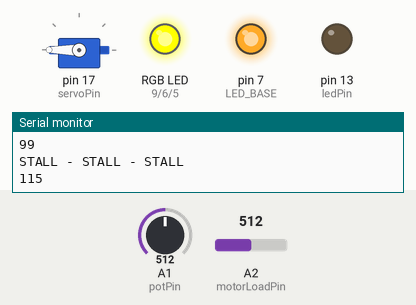
Recording of a sketch running on a simulated Arduino Uno, built with avr-gcc and run on an emulated ATmega328P. On the bench: servo, an RGB LED mixed from three pins (HIGH = lit), output pins drawn as LEDs (lit = HIGH), the last lines printed to the serial monitor. Inputs (shaded band) come from the test bench; at power-on: A2 (motorLoadPin) = 512, A1 (potPin) = 512.

Above: at 7.6 s.
7.7 s: A2 (motorLoadPin) set to 19
At 9.0 s:
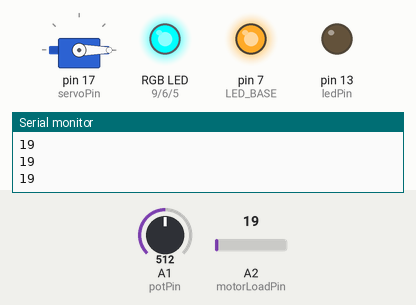
9.5 s: A2 (motorLoadPin) set to 23
At 10.6 s:
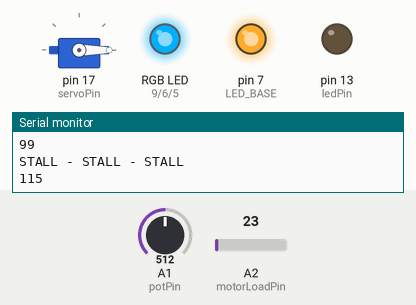
At 11.02 s:
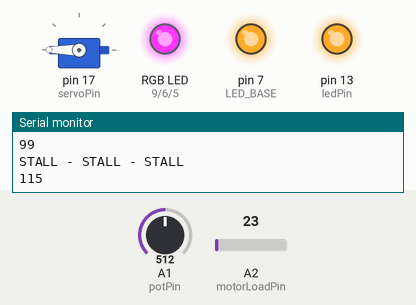
Timing chart, 0 to 18.6 s (numbered marks = the images above; inputs shaded):
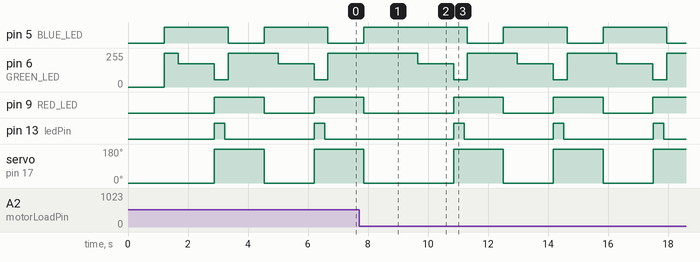

Measured:
- the behaviour switches between 21 and 22 on A2 (motorLoadPin) (found by bisection; images 1 and 2)
- after the input at 7.7 s, pin 6 (GREEN_LED): stays 255/255 (without the input it goes to 175/255 after 0.63 s)
- after the input at 9.5 s, pin 5 (BLUE_LED): alternates HIGH for 2.1 s and LOW for 1.2 s, starting after 1.8 s; pin 6 (GREEN_LED): 255/255 → 175/255 after 0.15 s, then repeats every 3.3 s: 55/255 0.46 s, 255/255 1.7 s, 175/255 1.2 s
- by itself, pin 5 (BLUE_LED): alternates HIGH for 2.1 s and LOW for 1.2 s
- by itself, pin 13 (ledPin): alternates HIGH for 0.35 s and LOW for 3.0 s

The sketch:

LeadScrewGlider_3_4_noIR.ino
```cpp
/*

 seaGlider with stall detection

 Michael Britt-Crane NSWCCD code 5600
 2013.03.17

 put description here etc.

 features to add:
 0. Get rid of Servo.h drive servo with my own method(s). More flexability, cleaner.
 5. Clean some stuff up. Clean up check stall, strip out commented code etc. Could eliminate some global variables: stallValue, pot controlled var.
 6. Further generalize and consolodate methods: dive & rise, readPot.
 7. Fully impliment IR reciever so that you can control the glider with an IR remote control.
 8. EVEN MORE COMMENTS!

 DONE, actually replaced by an RGB LED  1. blinking during "pause"
 once a sec until last ~sec then every 300 til 300 left then solid for 200 off for 100
 REPLACED BY RGB LED 4. use "millis()" for blinking on dive instead of "delay()"
 DONE, this actually replaced limmit switches 2. add crash / stall protection:
 *revise*    - check limit switch state at startup, drive away, re-check, drive away, re-check. if still on error loop
 - current monitor: read voltage across v-small resistor in series with motor to detect stall
 use in conjunction with limit spring(s) instead of limit switches
 CAN'T BE DONE, NO POT IN SERVO 3. Feedback from servo pot, use it as an encoder

*/

// libraries:
  #include <Servo.h>
  //#include <IRremote.h>           // not in use. used to read codes from IR reciever which recieves signals from an IR TV remote

// object declarations
  Servo myservo;                    // create servo object to control the continuous rotation servo that drives the lead-screw

// Constants:
  // Pins
    const byte ledPin = 13;           // this is attached to an LED on the arduino board, used for debug
    const byte servoPin = 17;         // A3 (d17)
    const byte potPin = 1;            // A1 (d15) center pin on pot, acting as variable volgage devider
    const byte motorLoadPin = 2;      // A2 (d16)
    //const byte diveStopPin = 11;    // not in use. Could be used for dive-end end stop
    //const byte riseStopPin = 12;    // not in use. Could be used for rise-end end stop
    //const byte STAY_ON_PIN =8;      // not in use. Could be used for a latching remote shutoff circuit
  // RGB LED pins
    const byte RED_LED = 9;
    const byte GREEN_LED = 6;
    const byte BLUE_LED = 5;
    const byte LED_BASE = 7;          // this is the comon pin to the 3 LEDs for this LED it is a common anode
  // Other Constants
    int stallThreshold = 22;  // <<<<<---------------- set the stall sensitivity
    int motorStartTime = 350;         // runs motor for short time before stall detection starts. Avoids detecting startup current surge as stall. Bypasses stickton
    int pauseTime = 1200;             // 1.2 sec
    //int minPause =  1000;           // not in use. This is for if the pause time were controlled by the pot
    //int maxPause = 15000;           // not in use. ""
    int minDiveTime =  700;           // 700 is a good min ~20cc on 1/4-10 lag bolt 6v
                                      // 800 is a good min ~20cc on 5/16-18 7v
    int maxDiveTime = 15000;          // 1500 is a good max ~40cc on 1/4-10 lag bolt 6v
                                      // 1600 is a good max ~42cc on 5/16-18 7v
                              // 11 sec = ~ 30ML on 4AAA W/ 1/4-10 Lag bolt
                              // 13 sec = ~ 35ML at 7.5v W/ 5/16-18 machine screw
                              // 11 sec = ~ 30ML at 6v W/ 300 rpm servo driving 1/4-20 screw

    byte servoDiveCommand = 0;        // this is the angle value that the dive method sends to the servo
    byte servoRiseCommand = 180;      // this is the angle value that the rise method sends to the servo

// Global Variables
  //long diveDriveTime  = 13350;    //  <<<<<----------------------- set dive drive time. NOT IN USE V-see below-V
  long diveDriveTime;               // This value is determined by the position of the pot and the min & maxDiveTime vars. it is assigned in the readPot mthod
  int potValue = 0;                 // 10-bit analog reading of voltage on pot pin (0-1023)
  int stallValue = 0;               // the variable that stores the read stall value
  long previousMillis = 0;          // this variable is used for the diveDriveTime timer


// -------------------------- setup ---------------------------
void setup() {
  // debug settup:
  Serial.begin(9600);                 // start the serial port
  pinMode(ledPin, OUTPUT);            // the LED on the arduino board used for debuting

  pinMode(potPin, INPUT);             // set pot pin used to adjust diveDriveTime
  pinMode(motorLoadPin, INPUT);       // set the stall detection pin as analog input

  // RGB LED setup
  pinMode(RED_LED, OUTPUT);
  pinMode(GREEN_LED, OUTPUT);
  pinMode(BLUE_LED, OUTPUT);
  pinMode(LED_BASE, OUTPUT);
  digitalWrite(LED_BASE, HIGH);       // this is the comon pin to the 3 LEDs for this LED it is a common anode, providing +5v to all 3 LEDs

  displayPot();                       // Reads the pot and blinks the RGB LED to indicate diveDriveTime setting. Blinks secconds followed by 10ths
  delay(400);                         //
}

// --------------------------- main ---------------------------
void loop(){
  ledRGB_Write(255, 0, 0);     // set LED to RED to indicate that the glider is diving
  dive();                      // DIVE! DIVE! DIIVE!!  (run the "dive" method)
  readPot();
  //Serial.println("120");     // NOT IN USE, a debugg marker for excell
  ledRGB_Write(255, 80, 0);    // set LED to ORANGE to indicate that the glider is coasting in a dive
  delay(pauseTime);            // pause for pauseTime, coast

  ledRGB_Write(0, 200, 0);     // set LED to GREEN to indicate that the glider is rising
  rise();                      // Rise  (Run the "rise" method)
  readPot();
  ledRGB_Write(0, 0, 255);     // set LED to BLUE to indicate that the glider is coasting in a rise
  //Serial.println("120");     // NOT IN USE, a debugg marker for excell
  delay(pauseTime);            // pause for pauseTime, coast

  //delay(3000);               // NOT IN USE, used for remote shut down testing
  //digitalWrite(STAY_ON_PIN, LOW); // NOT IN USE, used for remote shut down testing
}


// -------------------------- methods -------------------------

void ledRGB_Write(int R, int G, int B){
  analogWrite(RED_LED, 255-R);                  // These are backwards because you write low values to turn these LEDs on
  analogWrite(GREEN_LED, 255-G);                // This method reverses the counterintuitive nature of the LEDs
  analogWrite(BLUE_LED, 255-B);                 // If using common cathode rather than common anode LEDs remove the "255-"es
}

int readPot(){                                  // this method reads a potentiometer to determine the pause time
  byte samples = 10;
  int potValues = 0;
  for(int i=0; i<=samples; i++){                // sum a number of readings with 10ms inbetween them
    potValues += analogRead(potPin);            // reads the value of the potentiometer (value between 0 and 1023)
    delay(10);
  }
  potValue = potValues / samples;               // take the average value
  return potValue;
  //pauseTime = map(potValue, 0, 1023, minPause, maxPause);     // scale the value to the pause range defined by minPause & maxPause
  diveDriveTime = map(potValue, 0, 1023, minDiveTime, maxDiveTime);
  // scale the value to the diveDriveTime range defined by minDriveTime & maxDriveTime
}

boolean checkForPotChange(){                    // This method can be used check whether the pot has moved position.
  int oldPotValue = potValue;                   //   Can be used to display the pot value whenever it is changed or perform whatever other action you like.
  readPot();                                    // read and set the pot value using readPot
  if (potValue/20 != oldPotValue/20){           // check whether new pause time is within 20 of old pause time
    displayPot();
  }
}

void displayPot(){
  readPot();                                    // read the potentiometer
  printPot();                                   // print the read value to the serial port
  for (int i=0; i < (diveDriveTime/1000); i++){ // flash 1 long pulse for each seccond of pauseTime
    digitalWrite(ledPin, HIGH);
    ledRGB_Write(250, 80, 0);
    Serial.print(i+1);                          // print flash number to console
    Serial.print(" ");
    delay(90);
    digitalWrite(ledPin, LOW);
    ledRGB_Write(0, 0, 0);
    delay(450);
  }
  Serial.print(" -  ");
  delay(700);
  for (int i=40; i < (diveDriveTime%1000); i=i+100){  // flash 1 short pulse for each 1/10 seccond of pauseTime
    digitalWrite(ledPin, HIGH);
    ledRGB_Write(240, 0, 0);
    Serial.print(i/100+1);                      // print flash number to console
    Serial.print(" ");
    delay(50);
    digitalWrite(ledPin, LOW);
    ledRGB_Write(0, 0, 0);
    delay(100);
  }
  Serial.print("... ");
  Serial.println("and GO!");
}

void printPot(){
  Serial.println();
  Serial.print("analog reading is: ");
  Serial.println(potValue, DEC);                // print the potValue to the console
  Serial.print("the pause time is: ");
  Serial.print(diveDriveTime/1000, DEC);        // print the pauseTime to the console (secconds)
  Serial.print(".");
  Serial.print(diveDriveTime%1000/100, DEC);    // print the pauseTime to the console (tenths)
  Serial.print(diveDriveTime%1000%100/10, DEC); // print the pauseTime to the console (hundredths)
  Serial.print(" secconds (");
  Serial.print(diveDriveTime, DEC);             // print the pauseTime to the console (in milli-sec.)
  Serial.println(")");
}

void dive(){
  checkStall();
  myservo.attach(servoPin);                     // attaches the servo on servoPin to the servo object
  myservo.write(servoDiveCommand);              // drive servo clockwise, pull weight forward (pull counterweight & plunger towards servo)
  delay(motorStartTime);
  while (!(stallValue >= stallThreshold) /*&& digitalRead(diveStopPin) == HIGH*/){     // drive servo until riseStop switch is hit
    checkStall();
    //digitalWrite(ledPin, HIGH);               // NOT IN USE flash led fast while driving servo (50ms period)
    //delay(15);
    //digitalWrite(ledPin, LOW);
    //delay(35);
    //checkIR();                                // IR Receiver not in use
    //if (pause == true){
    //  pauseMethod();
    //}
  }
  myservo.detach();                             // detaches the servo on servoPin from the servo object
}

void rise(){
  checkStall();
  myservo.attach(servoPin);                     // attaches the servo on servoPin to the servo object
  myservo.write(servoRiseCommand);              // drive servo counter-clockwise, pull weight aft (push counterweight & plunger away from servo)
  digitalWrite(ledPin, HIGH);                   // turn on the Arduino's onboard LED
  unsigned long currentMillis = millis();       // declare currentMilis variable this will be used for the diveDriveTime timer
  previousMillis = currentMillis;               // start the diveDriveTime timer
  delay(motorStartTime);                        // ignore startup current spike
  while (!(stallValue >= stallThreshold) && (currentMillis - previousMillis < diveDriveTime) /*&& digitalRead(riseStopPin) == HIGH*/){     // drive servo until riseStop switch is hit
    checkStall();
    currentMillis = millis();                   // update the diveDriveTime timer
    //checkIR();                                // IR Receiver not in use
    //if (pause == true){
    // pauseMethod();
    //}
  }
  myservo.detach();                             // detaches the servo on servoPin from the servo object
  digitalWrite(ledPin, LOW);                    // turn LED off
}

boolean checkStall(){                           // returns true if stall is detected, also updates global stallValue variable
  stallValue = analogRead(motorLoadPin);
  //Serial.print("Motor Load = ");
  //if (stallValue > 0 ){
  Serial.println(stallValue);
  //}
  //Serial.print(" DivePin = ");
  //Serial.println(digitalRead(diveStopPin));
  if (stallValue >= stallThreshold){
    stallValue = analogRead(motorLoadPin);
    Serial.println("99");
    if (stallValue >= stallThreshold){
      //stallValue = analogRead(motorLoadPin);
      //if (stallValue >= stallThreshold){
      stallValue = analogRead(motorLoadPin);
      Serial.println("STALL - STALL - STALL");
      Serial.println("115");
      return true;
      //}
    }
  }
  else{
    return false;
  }
}

// --------------------- methods below this line are not in use --------------------

void pauseMethod(){
  myservo.detach();
  //while (pause){
  //}
  myservo.attach(servoPin);
  //pause = false;
}

void futurepauseMethod(){
  /*
  myservo.detach();
   exitPause = false;
   while(!exitPause){
   ledRGB_Write(0,40,40);
   if (irrecv.decode(&results)) {
   switch (results.value) {
   case 0xFD807F:                    //play pause
   exitPause = true;
   myservo.attach(servoPin);
   break;
   case 0xFD609F:                    //stopMode
   digitalWrite(RED_LED, LOW);
   myservo.detach();
   irrecv.resume(); // Receive the next value
   //        boolean exit = false;
   //        While(exit == false){
   //          if (irrecv.decode(&results)) {
   //            if (results.value == 0xFD609F){
   //              exit = true;
   //            } else if (results.value == 0xFD807F){
   // not in use digitalWrite(STAY_ON_PIN, LOW);                 // turn off
   //            }
   //          }
   //        }
   break;

   }// end switch(results...
   }// end if(irrecv...
   }// end while(exitPause == false)
   myservo.attach(servoPin);
   pause = false;                               */
}

void testPause(){
  ledRGB_Write(0,90,90);
  myservo.detach();
  delay(500);
  ledRGB_Write(0,0,0);
  delay(200);
  myservo.attach(servoPin);
  //  pause = false;
}

void readIR(){
  /*
  if (irrecv.decode(&results)) {
   pause = !pause;
   }
   delay(20);
   if (irrecv.decode(&results)) {
   pause = true;
   }                                         */
}

void checkIR(){
  /*
  irrecv.resume(); // Receive the next value
   if (irrecv.decode(&results)) {
   switch (results.value) {
   case 0xFD807F:                    //play pause
   digitalWrite(GREEN_LED, LOW);
   myservo.detach();
   irrecv.resume(); // Receive the next value
   exitPause = false;
   while(exitPause == false){
   if (irrecv.decode(&results)) {
   if (results.value == 0xFD807F){
   exitPause = true;
   digitalWrite(GREEN_LED, LOW);
   }
   }
   }
   break;
   case 0xFD609F:                    //stopMode
   digitalWrite(RED_LED, LOW);
   myservo.detach();
   irrecv.resume(); // Receive the next value
   //        boolean exit = false;
   //        While(exit == false){
   //          if (irrecv.decode(&results)) {
   //            if (results.value == 0xFD609F){
   //              exit = true;
   //            } else if (results.value == 0xFD807F){
   // not in use digitalWrite(STAY_ON_PIN, LOW);                 // turn off
   //            }
   //          }
   //        }
   break;
   }
   irrecv.resume(); // Receive the next value
   }                                                              */
}

// I don't think this method is actually useful. But I didn't come to that reaolization until after writing and testing it...
void checkEndstop(int endStop, int servoCommand, int otherEndStop){
  if( !digitalRead(endStop) && digitalRead(otherEndStop) ){
    myservo.attach(servoPin);                   // attaches the servo on servoPin to the servo object
    myservo.write(servoCommand);                // drive servo counter-clockwise, pull weight aft (push counterweight & plunger away from servo)
    delay(1500);
    myservo.detach();              // drive servo counter-clockwise, pull weight aft (push counterweight & plunger away from servo)
    delay(500);
    if( !digitalRead(endStop) && digitalRead(otherEndStop)){
      myservo.attach(servoPin);
      myservo.write(servoCommand);              // drive servo counter-clockwise, pull weight aft (push counterweight & plunger away from servo)
      delay(1500);
      myservo.detach();                         // detaches the servo on servoPin from the servo object
      while( !digitalRead(endStop)){
        Serial.print(" PROBLEM ");
        digitalWrite(ledPin, HIGH);             // flash led fast while driving servo (50ms period)
        delay(1000);
        digitalWrite(ledPin, LOW);
        delay(2000);
      }
    }
    myservo.detach();                           // detaches the servo on servoPin from the servo object
    delay(500);
  }
}
```
